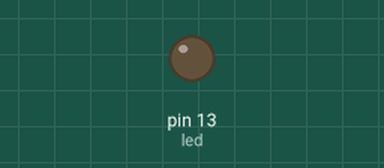
This sketch was run on a simulated Arduino Uno, built with avr-gcc and run on an emulated ATmega328P. Shown: output pins drawn as LEDs (lit = HIGH).

Above: at 0.6 s.
At 2.5 s:
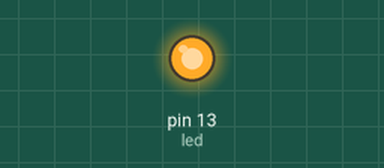
Timing chart, 0 to 7.2 s (numbered marks = the images above):
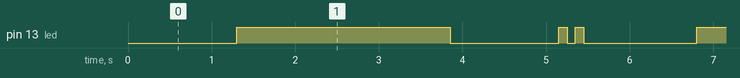

The sketch:

Fade_flash_R4_test2.ino
```cpp
/*
  based on Fade -  https://www.arduino.cc/en/Tutorial/BuiltInExamples/Fade
  Nicu Florica (niq_ro) changed to test on Uno R4 at builtin led (D13)
*/

int led = 13;            // the PWM pin the LED is attached to
int brightness = 0;      // how bright the LED is
int fadeAmount = 5;      // how many points to fade the LED by
int brightnessmax = 255; // max bright of the LED

// the setup routine runs once when you press reset:
void setup() {
  // declare pin to be an output:
  pinMode(led, OUTPUT);
}

// the loop routine runs over and over again forever:
void loop() {
  // set the brightness of pin:
  analogWrite(led, brightness);

  // change the brightness for next time through the loop:
  brightness = brightness + fadeAmount;

  // reverse the direction of the fading at the ends of the fade:
  if (brightness >= brightnessmax) {
    fadeAmount = -fadeAmount;
  }
  if (brightness <= 0) {
    fadeAmount = -fadeAmount;
    analogWrite(led, 0);
    delay(100);
    analogWrite(led, brightnessmax);
    delay(100);
    analogWrite(led, 0);
    delay(100);
    analogWrite(led, brightnessmax);
    delay(100);
    analogWrite(led, 0);
  }

  // wait for 30 milliseconds to see the dimming effect
  delay(50);
} // end main loop
```

Measured:
- by itself, pin 13 (led): repeats every 5.5 s: LOW 1.3 s, HIGH 0.10 s, LOW 0.10 s, HIGH 0.10 s, LOW 1.4 s, HIGH 2.6 s
- by itself, everything shown: repeats every 5.5 s, in 6 steps
